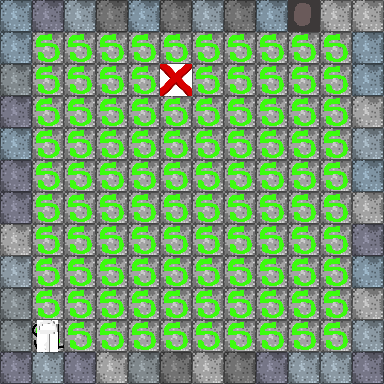

This game map was drawn from its Tiled (.tmx) file and the tilesets committed beside it. A one-line description and the full map source follow:
An orthogonal 12x12 tile map with 32x32 px tiles, 4 tile layers (Floor, Wall1, Object1, P2 Only), 3 hidden layers not drawn.

<map version="1.0" orientation="orthogonal" renderorder="left-down" width="12" height="12" tilewidth="32" tileheight="32" nextobjectid="1">
 <properties>
  <property name="-PuzzleId" value="0" />
  <property name="PlayerStartingAngle" value="-90" />
  <property name="PlayerStartingPosition" value="10,4" />
 </properties>
 <tileset firstgid="1" name="RoomEditorImage" tilewidth="32" tileheight="32">
  <image source="../RoomEditorImage.png" width="320" height="192" />
  <tile id="4">
   <properties>
    <property name="FloorButton" value="0" />
   </properties>
  </tile>
  <tile id="5">
   <properties>
    <property name="FloorButton" value="1" />
   </properties>
  </tile>
  <tile id="6">
   <properties>
    <property name="FloorButton" value="2" />
   </properties>
  </tile>
  <tile id="7">
   <properties>
    <property name="KeySnake" value="4" />
   </properties>
  </tile>
  <tile id="8">
   <properties>
    <property name="DoorColor" value="255,0,0" />
   </properties>
  </tile>
  <tile id="9">
   <properties>
    <property name="DoorColor" value="0,0,255" />
   </properties>
  </tile>
  <tile id="10">
   <properties>
    <property name="DoorColor" value="255,255,0" />
   </properties>
  </tile>
  <tile id="11">
   <properties>
    <property name="DoorLocked" value="false" />
   </properties>
  </tile>
  <tile id="23">
   <properties>
    <property name="SnakeKey" value="0" />
   </properties>
  </tile>
  <tile id="41">
   <properties>
    <property name="Collider" value="false" />
   </properties>
  </tile>
  <tile id="42">
   <properties>
    <property name="Collider" value="false" />
   </properties>
  </tile>
 </tileset>
 <layer name="Floor" width="12" height="12">
  <data encoding="csv">
0,0,0,0,0,0,0,0,0,33,0,0,
0,46,46,46,46,46,46,46,46,46,46,0,
0,46,46,46,46,46,46,46,46,46,46,0,
0,46,46,46,46,46,46,46,46,46,46,0,
0,46,46,46,46,46,46,46,46,46,46,0,
0,46,46,46,46,46,46,46,46,46,46,0,
0,46,46,46,46,46,46,46,46,46,46,0,
0,46,46,46,46,46,46,46,46,46,46,0,
0,46,46,46,46,46,46,46,46,46,46,0,
0,46,46,46,46,46,46,46,46,46,46,0,
0,46,46,46,46,46,46,46,46,46,46,0,
0,0,0,0,0,0,0,0,0,0,0,0
</data>
 </layer>
 <layer name="Wall1" width="12" height="12">
  <properties>
   <property name="Offset" value="1" />
  </properties>
  <data encoding="csv">
32,33,31,35,32,35,31,35,32,3,30,30,
32,0,0,0,0,0,0,0,0,0,0,32,
34,0,0,0,0,0,0,0,0,0,0,32,
33,0,0,0,0,0,0,0,0,0,0,30,
32,0,0,0,0,0,0,0,0,0,0,31,
33,0,0,0,0,0,0,0,0,0,0,32,
33,0,0,0,0,0,0,0,0,0,0,30,
30,0,0,0,0,0,0,0,0,0,0,33,
31,0,0,0,0,0,0,0,0,0,0,32,
34,0,0,0,0,0,0,0,0,0,0,30,
34,0,0,0,0,0,0,0,0,0,0,31,
33,31,33,30,34,35,30,35,33,31,31,33
</data>
 </layer>
 <layer name="Object1" width="12" height="12">
  <properties>
   <property name="Offset1" value="" />
   <property name="SnakeKey" value="0" />
   <property name="UnityLayer" value="P2 Only" />
  </properties>
  <data encoding="csv">
0,0,0,0,0,0,0,0,0,0,0,0,
0,0,0,0,0,0,0,0,0,0,0,0,
0,0,0,0,0,0,0,0,0,0,0,0,
0,0,0,0,0,0,0,0,0,0,0,0,
0,0,0,0,0,0,0,0,0,0,0,0,
0,0,0,0,0,0,0,0,0,0,0,0,
0,0,0,0,0,0,0,0,0,0,0,0,
0,0,0,0,0,0,0,0,0,0,0,0,
0,0,0,0,0,0,0,0,0,0,0,0,
0,0,0,0,0,0,0,0,0,0,0,0,
0,24,0,0,0,0,0,0,0,0,0,0,
0,0,0,0,0,0,0,0,0,0,0,0
</data>
 </layer>
 <layer name="P2 Only" width="12" height="12">
  <properties>
   <property name="Offset" value="5" />
   <property name="UnityLayer" value="P2 Only" />
  </properties>
  <data encoding="csv">
0,0,0,0,0,0,0,0,0,0,0,0,
0,0,0,0,0,0,0,0,0,0,0,0,
0,0,0,0,0,44,0,0,0,0,0,0,
0,0,0,0,0,0,0,0,0,0,0,0,
0,0,0,0,0,0,0,0,0,0,0,0,
0,0,0,0,0,0,0,0,0,0,0,0,
0,0,0,0,0,0,0,0,0,0,0,0,
0,0,0,0,0,0,0,0,0,0,0,0,
0,0,0,0,0,0,0,0,0,0,0,0,
0,0,0,0,0,0,0,0,0,0,0,0,
0,53,0,0,0,0,0,0,0,0,0,0,
0,0,0,0,0,0,0,0,0,0,0,0
</data>
 </layer>
 <layer name="Wall2" width="12" height="12" visible="0">
  <properties>
   <property name="Offset" value="2" />
  </properties>
  <data encoding="csv">
34,32,32,31,33,32,32,30,31,30,35,30,
34,0,0,0,0,0,0,0,0,0,0,31,
30,0,0,0,0,0,0,0,0,0,0,31,
30,0,0,0,0,0,0,0,0,0,0,32,
33,0,0,0,0,0,0,0,0,0,0,30,
31,0,0,0,0,0,0,0,0,0,0,33,
33,0,0,0,0,0,0,0,0,0,0,33,
32,0,0,0,0,0,0,0,0,0,0,34,
32,0,0,0,0,0,0,0,0,0,0,32,
31,0,0,0,0,0,0,0,0,0,0,34,
31,0,0,0,0,0,0,0,0,0,0,32,
34,32,33,30,33,31,32,31,32,33,33,31
</data>
 </layer>
 <layer name="Wall3" width="12" height="12" visible="0">
  <properties>
   <property name="Offset" value="3" />
  </properties>
  <data encoding="csv">
31,34,35,34,31,35,30,32,32,30,34,33,
35,0,0,0,0,0,0,0,0,0,0,34,
32,0,0,0,0,0,0,0,0,0,0,34,
35,0,0,0,0,0,0,0,0,0,0,32,
32,0,0,0,0,0,0,0,0,0,0,30,
31,0,0,0,0,0,0,0,0,0,0,31,
31,0,0,0,0,0,0,0,0,0,0,35,
35,0,0,0,0,0,0,0,0,0,0,31,
30,0,0,0,0,0,0,0,0,0,0,33,
34,0,0,0,0,0,0,0,0,0,0,32,
31,0,0,0,0,0,0,0,0,0,0,34,
30,30,32,31,30,35,32,34,31,33,31,30
</data>
 </layer>
 <layer name="Ceilling" width="12" height="12" visible="0">
  <properties>
   <property name="Offset" value="4" />
   <property name="UnityLayer" value="P1 Only" />
  </properties>
  <data encoding="csv">
0,0,0,0,0,0,0,0,0,0,0,0,
0,31,34,32,30,34,32,33,31,32,30,0,
0,30,34,32,30,35,32,34,31,32,34,0,
0,30,32,32,35,32,33,34,34,32,34,0,
0,30,32,31,30,32,33,31,33,34,30,0,
0,33,32,30,33,32,33,31,31,31,31,0,
0,33,31,32,32,33,33,34,31,30,32,0,
0,34,31,32,32,31,35,30,31,32,33,0,
0,31,32,32,33,33,32,32,33,30,34,0,
0,30,34,33,31,31,33,33,33,32,34,0,
0,35,30,31,30,32,30,31,33,32,34,0,
0,0,0,0,0,0,0,0,0,0,0,0
</data>
 </layer>
</map>
